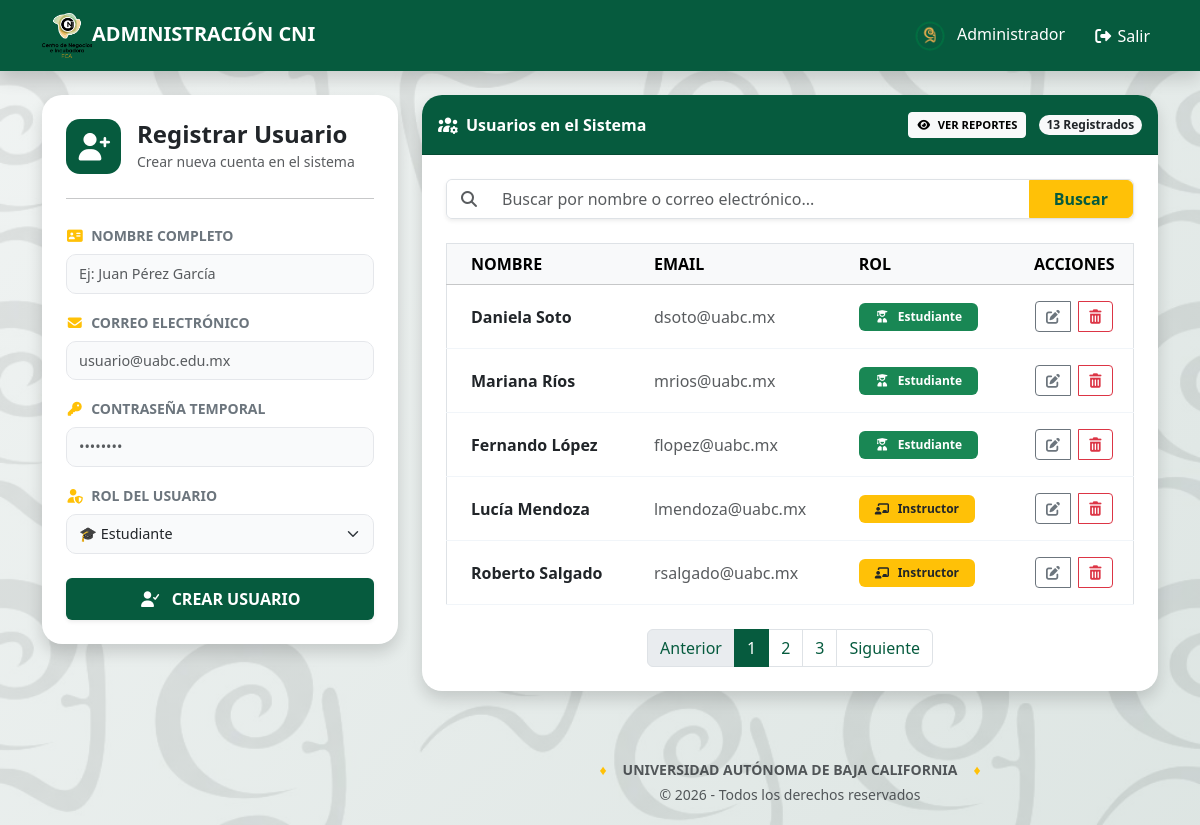
The app's page /Admin/index.php (signed in) with its own data.
### tables this page shows
CREATE TABLE `usuarios` (
  `id` int(11) NOT NULL,
  `nombre` varchar(100) NOT NULL,
  `email` varchar(100) NOT NULL,
  `password` varchar(255) NOT NULL,
  `rol` enum('estudiante','instructor','admin') NOT NULL,
  `fecha_registro` timestamp NOT NULL DEFAULT current_timestamp()
);

### Admin/index.php (the view, shortened to what this page needs)
<?php
include 'Includes/header.php';
$db = ConexionDB::obtenerConexion();
$buscar = isset($_GET['buscar']) ? mysqli_real_escape_string($db, $_GET['buscar']) : '';
$registros_por_pagina = 5;
$pagina_actual = isset($_GET['pagina']) ? (int)$_GET['pagina'] : 1;
$offset = ($pagina_actual - 1) * $registros_por_pagina;
$where = "";
$res_total_abs = mysqli_query($db, "SELECT COUNT(*) as total FROM usuarios");
$total_usuarios = mysqli_fetch_assoc($res_total_abs)['total'];
$sql_total_filtro = "SELECT COUNT(*) as total FROM usuarios $where";
$res_total_filtro = mysqli_query($db, $sql_total_filtro);
$total_filtro = mysqli_fetch_assoc($res_total_filtro)['total'];
$total_paginas = ceil($total_filtro / $registros_por_pagina);
$sql_usuarios = "SELECT * FROM usuarios $where ORDER BY id DESC LIMIT $offset, $registros_por_pagina";
$resultado = mysqli_query($db, $sql_usuarios);
?>
<div class="container mt-4">
    <div class="row">
        <div class="col-lg-4 mb-4">
            <div class="card shadow border-0 card-registro">
                <div class="card-body p-4">
                    <div class="d-flex align-items-center mb-4">
                        <div class="icon-header-box me-3">
                            <i class="fa-solid fa-user-plus fs-3"></i>
                        </div>
                        <div>
                            <h4 class="fw-bold mb-0 text-dark">Registrar Usuario</h4>
                            <small class="text-muted">Crear nueva cuenta en el sistema</small>
                        </div>
                    </div>
                    <hr class="opacity-25 mb-4">
                    <form action="Includes/usuarios.php" method="POST">
                        <div class="mb-3">
                            <label class="form-label small fw-bold text-secondary text-uppercase">
                                <i class="fa-solid fa-address-card me-1 text-warning"></i> Nombre Completo
                            </label>
                            <input type="text" name="nombre" class="form-control custom-input py-2" placeholder="Ej: Juan Pérez García" required>
                        </div>
                        <div class="mb-3">
                            <label class="form-label small fw-bold text-secondary text-uppercase">
                                <i class="fa-solid fa-envelope me-1 text-warning"></i> Correo Electrónico
                            </label>
                            <input type="email" name="email" class="form-control custom-input py-2" placeholder="usuario@uabc.edu.mx" required>
                        </div>
                        <div class="mb-3">
                            <label class="form-label small fw-bold text-secondary text-uppercase">
                                <i class="fa-solid fa-key me-1 text-warning"></i> Contraseña Temporal
                            </label>
                            <input type="password" name="password" class="form-control custom-input py-2" placeholder="••••••••" required>
                        </div>
                        <div class="mb-4">
                            <label class="form-label small fw-bold text-secondary text-uppercase">
                                <i class="fa-solid fa-user-shield me-1 text-warning"></i> Rol del Usuario
                            </label>
                            <select name="rol" class="form-select custom-input py-2" required>
                                <option value="estudiante" selected>🎓 Estudiante</option>
                            </select>
                        </div>
                        <button type="submit" class="btn btn-uabc-green w-100 py-2 fw-bold text-uppercase shadow-sm" style="background-color: #065b3e; color: white;">
                            <i class="fa-solid fa-user-check me-2"></i> Crear Usuario
                        </button>
                    </form>
                </div>
            </div>
        </div>
        <div class="col-lg-8">
            <div class="card shadow border-0 card-tabla">
                <div class="card-header bg-custom-green text-white d-flex justify-content-between align-items-center p-3">
                    <div class="d-flex align-items-center">
                        <i class="fa-solid fa-users-gear me-2"></i>
                        <span class="fw-bold">Usuarios en el Sistema</span>
                    </div>
                    <div>
                        <a href="Estadisticas.php" class="btn btn-sm btn-light fw-bold me-2" style="font-size: 0.7rem;">
                            <i class="fa-solid fa-eye me-1"></i> VER REPORTES
                        </a>
                        <span class="badge bg-light text-dark rounded-pill"><?php echo $total_usuarios; ?> Registrados</span>
                    </div>
                </div>
                <div class="card-body p-4">
                    <form method="GET" action="" class="mb-4">
                        <div class="input-group shadow-sm border rounded">
                            <span class="input-group-text bg-white border-0 text-muted"><i class="fa-solid fa-magnifying-glass"></i></span>
                            <input type="text" name="buscar" class="form-control border-0" placeholder="Buscar por nombre o correo electrónico..." value="<?php echo htmlspecialchars($buscar); ?>">
                            <button class="btn btn-warning fw-bold px-4" type="submit" style="color: #065b3e;">Buscar</button>
                        </div>
                    </form>
                    <div class="table-responsive">
                        <table class="table table-hover align-middle mb-0 border">
                            <thead class="table-light">
                                <tr>
                                    <th class="ps-4">NOMBRE</th>
                                    <th>EMAIL</th>
                                    <th>ROL</th>
                                    <th class="text-center">ACCIONES</th>
                                </tr>
                            </thead>
                            <tbody>
                                <?php if ($resultado && mysqli_num_rows($resultado) > 0): ?>
                                    <?php while ($user = mysqli_fetch_assoc($resultado)): ?>
                                        <tr>
                                            <td class="ps-4 fw-bold text-dark"><?php echo $user['nombre']; ?></td>
                                            <td class="text-muted"><?php echo $user['email']; ?></td>
                                            <td>
                                                <?php
                                                switch ($user['rol']) {
                                                    case 'instructor':
                                                        $b_class = 'bg-warning text-dark'; $icon = 'fa-chalkboard-user'; $lbl = 'Instructor'; break;
                                                    default:
                                                        $b_class = 'bg-success text-white'; $icon = 'fa-user-graduate'; $lbl = 'Estudiante';
                                                }
                                                ?>
                                                <span class="badge <?php echo $b_class; ?> d-inline-flex align-items-center px-3 py-2">
                                                    <i class="fa-solid <?php echo $icon; ?> me-2"></i> <?php echo $lbl; ?>
                                                </span>
                                            </td>
                                            <td class="text-center">
                                                <div class="btn-group gap-2">
                                                    <a href="Editar_Usuario.php?id=<?php echo $user['id']; ?>" class="btn btn-outline-secondary btn-sm">
                                                        <i class="fa-solid fa-pen-to-square"></i>
                                                    </a>
                                                    <a href="Includes/usuarios.php?action=borrar&id=<?php echo $user['id']; ?>" class="btn btn-outline-danger btn-sm" onclick="return confirm('¿Estás seguro de eliminar a este usuario?')">
                                                        <i class="fa-solid fa-trash-can"></i>
                                                    </a>
                                                </div>
                                            </td>
                                        </tr>
                                    <?php endwhile; ?>
                                <?php endif; ?>
                            </tbody>
                        </table>
                    </div>
                    <?php if ($total_paginas > 1): ?>
                        <nav aria-label="Paginación de usuarios" class="mt-4">
                            <ul class="pagination justify-content-center mb-0">
                                <li class="page-item <?php echo ($pagina_actual <= 1) ? 'disabled' : ''; ?>">
                                    <a class="page-link" href="?pagina=<?php echo $pagina_actual - 1; ?>&buscar=<?php echo urlencode($buscar); ?>">Anterior</a>
                                </li>
                                <?php for ($i = 1; $i <= $total_paginas; $i++): ?>
                                    <li class="page-item <?php echo ($pagina_actual == $i) ? 'active' : ''; ?>">
                                        <a class="page-link" href="?pagina=<?php echo $i; ?>&buscar=<?php echo urlencode($buscar); ?>"><?php echo $i; ?></a>
                                    </li>
                                <?php endfor; ?>
                                <li class="page-item <?php echo ($pagina_actual >= $total_paginas) ? 'disabled' : ''; ?>">
                                    <a class="page-link" href="?pagina=<?php echo $pagina_actual + 1; ?>&buscar=<?php echo urlencode($buscar); ?>">Siguiente</a>
                                </li>
                            </ul>
                        </nav>
                    <?php endif; ?>
                </div>
            </div>
            <footer class="footer-uabc mt-5 text-center text-muted small">
                <div class="d-flex align-items-center justify-content-center">
                    <span class="text-warning">♦</span>
                    <span class="mx-3 text-uppercase fw-bold">Universidad Autónoma de Baja California</span>
                    <span class="text-warning">♦</span>
                </div>
                <div class="mt-1">© 2026 - Todos los derechos reservados</div>
            </footer>
        </div>
    </div>
<?php include 'Includes/Footer.php'; ?>

### Admin/Includes/Header.php (style rules this page uses)
body { background: linear-gradient(135deg, rgba(240, 244, 243, 0.8) 0%, rgba(216, 226, 223, 0.8) 100%), url("../Assets/Img/FondoCimarron.jpg"); background-size: cover; background-position: center; background-repeat: repeat; background-attachment: fixed; min-height: 100vh; }
.bg-custom-green { background-color: #065b3e !important; }
.card-registro { border-radius: 20px !important; overflow: hidden; }
.icon-header-box { background-color: #065b3e; color: white; width: 55px; height: 55px; display: flex; align-items: center; justify-content: center; border-radius: 14px; }
.custom-input { background-color: #f9fafb !important; border: 1px solid #e5e7eb !important; border-radius: 10px !important; font-size: 0.9rem; }
.card-tabla { border-radius: 20px !important; overflow: hidden; }
.align-middle td { padding-top: 1rem; padding-bottom: 1rem; border-bottom: 1px solid #f1f5f9; }

### Admin/index.php (style rules this page uses)
.pagination .page-link { color: #065b3e; border: 1px solid #dee2e6; }
.pagination .page-item.active .page-link { background-color: #065b3e; border-color: #065b3e; color: white; }

### Admin/Includes/Footer.php (style rules this page uses)
.footer-uabc { padding: 20px 0; color: #7a7a7a; font-family: 'Segoe UI', Tahoma, Geneva, Verdana, sans-serif; }
.mt-5 { margin-top: 3rem !important; }

### records on screen
usuarios: nombre "Daniela Soto", email "dsoto@uabc.mx", rol "Estudiante"
usuarios: nombre "Mariana Ríos", email "mrios@uabc.mx", rol "Estudiante"
usuarios: nombre "Fernando López", email "flopez@uabc.mx", rol "Estudiante"
usuarios: nombre "Lucía Mendoza", email "lmendoza@uabc.mx", rol "Instructor"
usuarios: nombre "Roberto Salgado", email "rsalgado@uabc.mx", rol "Instructor"

### other values on screen
$_SESSION['nombre'] "Administrador"
$total_usuarios "13"
